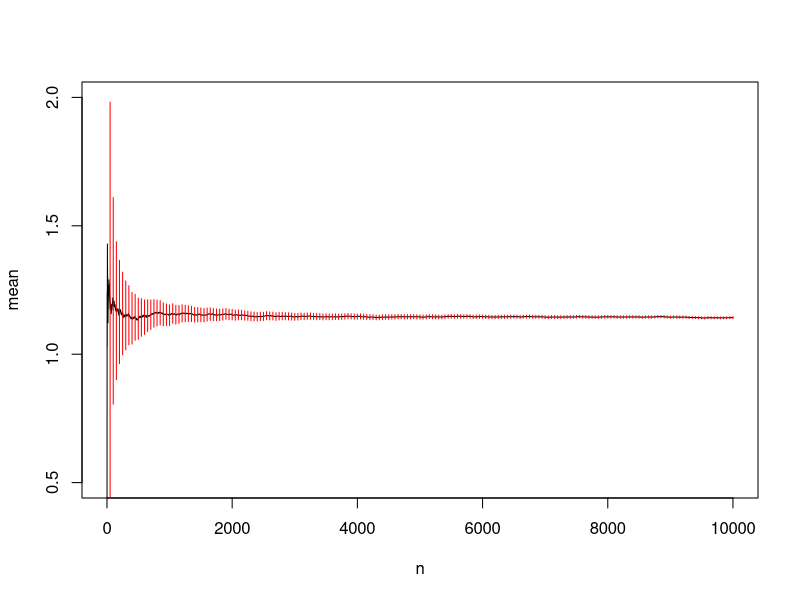
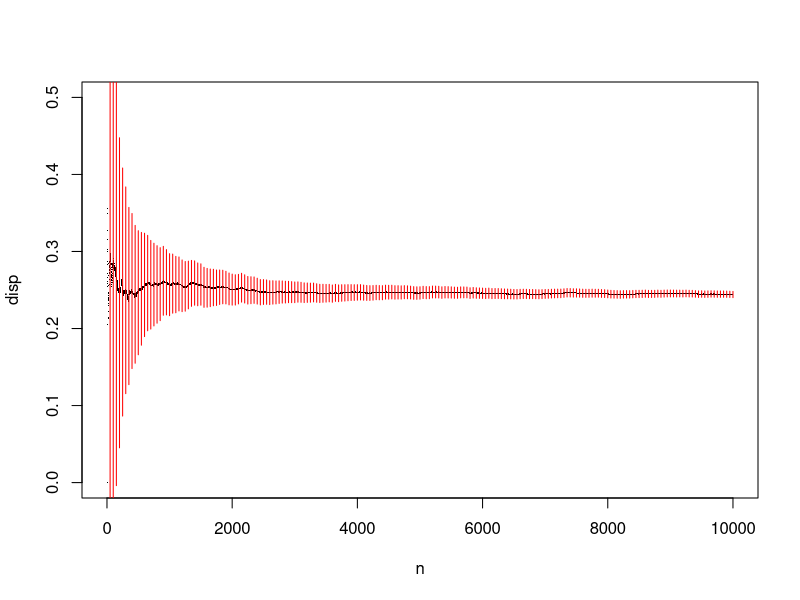

Recreate these plots in R, in order. (Note: this script raises an error after producing the figures.)
  #Введём N
 
 N=10000
  #Построим выборку N>=10^4 с помощью генератора случайных чисел

  a = -1  # z=[a,b] - диагональ квадрата
  b = 1.5 #

  gamma =  function(x){
   y = (-abs(x - (a+b)/2) + (b-a)/2 ) # Задаем половину квадрата функцией модуля
   return(y)
  }
  
  deriv=function(x){return(-sign(x - (a+b)/2))} 
  int = function(x){
    y = (abs(gamma(x))*sqrt(1+deriv(x)^2)) # Подынтегральная функция М
    return(y)
  }
  
  g = Vectorize(function(t){
    y = integrate(int,a,t)$value
    return(y)
  })
  
  x=seq(a, b, 0.01)
  q = Vectorize(function(x){                                # Задаем квантильную функцию, исходя из соотношения g(t)-x=0, где g - функция распределения
    y = uniroot(function(t) g(t)-x, c(a, b))     # t - необходимое нам значение квантиля, а x - вероятность
    return(y$root)
  })
        generate=function(t){
          y=runif(t,0,1)
          return(q(y))
        }

        generate_on=function(t){
          z=generate(t)
          alpha=runif(t,0,2*pi)
          x=sin(alpha)*gamma(z)
          y=cos(alpha)*gamma(z)
          matrice=data.frame(x,y,z)
          return(matrice)
        }

        data=generate_on(2*N)
        
          mod_data=function(v1,v2){ #Возвращает модуль (длину) расстояния между точками v2 и v1
            mod=sqrt(sum((v2-v1)^2))
            return(mod)
          }
        
          r = c()                                        
          mean = c()
          disp = c()
          sum = 0
          n = (1:N)
          for (i in n){
            d = mod_data(c(data$x[2*i],data$y[2*i],data$z[2*i]),
                         c(data$x[2*i-1],data$y[2*i-1],data$z[2*i-1]))
            r[i] = d
            sum = sum + d
            
            mean[i] = sum/i                # Среднее зн-е.
            disp[i] = sum( (r - mean)^2 )/i  # Выб. дисперсия.
          }
          
  #Построим график зависимости среднего арифметического первых n элементов от n.
          setwd("D:\\вуз\\R\\programs\\HW4")
          pdf("plots.pdf")
          plot(n, mean, type='l', pch = '.', ylim = c(0.5,2))
          
  #Доверительные интервалы
          
          conf_level = 0.95
          signif_level = 1 - conf_level
          
          disp_max = 3 # т.к. расстояния на поверхности не больше 3 
          tmp = 0
          for(i in 1:N) {
            j = i * 50
            disp_tmp = disp_max**4/j
            low = mean[j] - sqrt(disp_tmp/j/signif_level) # Дов. интервал с использованием неравенства Чебышева
            upp = mean[j] + sqrt(disp_tmp/j/signif_level)
            if (upp - low < 0.1 && j == 0) {
              tmp = j
            }
            lines(rep(j, 2), c(low, upp), col = "red")
          }
          
         
          plot(n, disp, type = 'p', pch = '.', ylim = c(0, 0.5))
          for(i in 1:N) {
            j = i * 50
           disp_tmp = disp_max**4/j
           low = disp[j] - sqrt(disp_tmp/j/signif_level)
           upp = disp[j] + sqrt(disp_tmp/j/signif_level)
            lines(rep(j, 2), c(low, upp), col = "red")
          }
          
  # --------------------------------------------------------------------
  # Критерий честности монеты
  # --------------------------------------------------------------------
          
  # Для честной монеты вероятность "успеха" - 50%.  
  # Далее нас интересует распределения количества успехов в 
  # последовательности длины N независимых случайных экспериментов (подбрасываний монетки)
  # с постоянной вероятностью p=0.5,
  # то есть нас интересует биномиальное распределение.
          
          a = qbinom(0.005, N, 0.5)
          b = qbinom(0.995, N, 0.5)
          
  # Выбрав уровень значимости 0.01, установим левую (нижнюю) границу a и правую (верхнюю) границу b - значения,
  # за которые количество успехов не выйдут в случае, если критерий верен,
  # с вероятностью ошибки, равной 0.01 (по 0.005 на каждую из сторон).
          
  # Проверим честность монеты.
          
          coin = function(n) sample(0:10, n, replace = TRUE) %% 2
          c = coin(n)
          s = sum(c)
          res = 0
          if (s >= a && s <= b) res = 1
          res
          
  # Полученный результат - 0, следовательно, монету нельзя считать честной.
          
    dev.off()
    
    